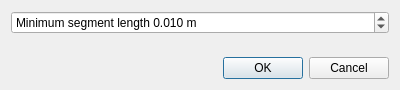
<?xml version="1.0" encoding="UTF-8"?>
<ui version="4.0">
 <class>ReduceDialog</class>
 <widget class="QDialog" name="ReduceDialog">
  <property name="geometry">
   <rect>
    <x>0</x>
    <y>0</y>
    <width>400</width>
    <height>90</height>
   </rect>
  </property>
  <property name="windowTitle">
   <string>Remove segments</string>
  </property>
  <property name="windowIcon">
   <iconset theme="format-text-direction-rtl">
    <normaloff>.</normaloff>.</iconset>
  </property>
  <layout class="QGridLayout" name="gridLayout">
   <item row="0" column="0">
    <widget class="QDoubleSpinBox" name="radiusSpin">
     <property name="prefix">
      <string>Minimum segment length </string>
     </property>
     <property name="suffix">
      <string> m</string>
     </property>
     <property name="decimals">
      <number>3</number>
     </property>
     <property name="minimum">
      <double>0.005000000000000</double>
     </property>
     <property name="maximum">
      <double>0.100000000000000</double>
     </property>
     <property name="singleStep">
      <double>0.001000000000000</double>
     </property>
     <property name="value">
      <double>0.010000000000000</double>
     </property>
    </widget>
   </item>
   <item row="2" column="0">
    <widget class="QDialogButtonBox" name="buttonBox">
     <property name="orientation">
      <enum>Qt::Horizontal</enum>
     </property>
     <property name="standardButtons">
      <set>QDialogButtonBox::Cancel|QDialogButtonBox::Ok</set>
     </property>
    </widget>
   </item>
   <item row="1" column="0">
    <spacer name="verticalSpacer">
     <property name="orientation">
      <enum>Qt::Vertical</enum>
     </property>
     <property name="sizeHint" stdset="0">
      <size>
       <width>20</width>
       <height>40</height>
      </size>
     </property>
    </spacer>
   </item>
  </layout>
 </widget>
 <resources/>
 <connections>
  <connection>
   <sender>buttonBox</sender>
   <signal>accepted()</signal>
   <receiver>ReduceDialog</receiver>
   <slot>accept()</slot>
   <hints>
    <hint type="sourcelabel">
     <x>248</x>
     <y>254</y>
    </hint>
    <hint type="destinationlabel">
     <x>157</x>
     <y>274</y>
    </hint>
   </hints>
  </connection>
  <connection>
   <sender>buttonBox</sender>
   <signal>rejected()</signal>
   <receiver>ReduceDialog</receiver>
   <slot>reject()</slot>
   <hints>
    <hint type="sourcelabel">
     <x>316</x>
     <y>260</y>
    </hint>
    <hint type="destinationlabel">
     <x>286</x>
     <y>274</y>
    </hint>
   </hints>
  </connection>
 </connections>
</ui>
